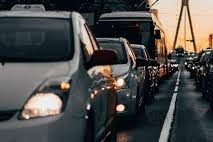
#> input picture image1_60_left.jpg, 213 x 142 px
$ jupyter execute --allow-errors image_stitching.ipynb
#> lines starting #> are read from the running program, lines starting #| are printed output that depends on the picture; pictures that were not available may be replaced by others from this repository, and a replacement may not be noted
[cell 1]
import cv2

image1 = cv2.imread("image1_60_left.jpg")
#> image1 is the input picture: shape (142, 213, 3); mean B, G, R 74.2, 76, 76.9
image2 = cv2.imread("image1_60_right.jpg")
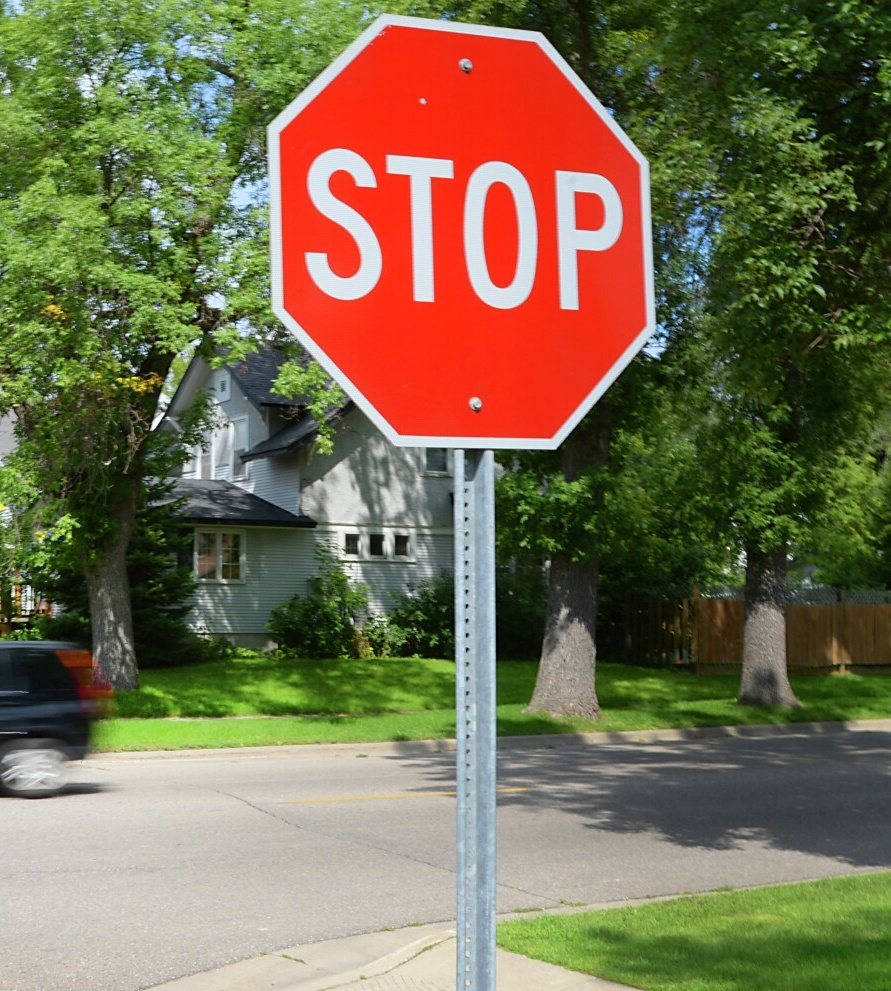
#> input picture image1_60_right.jpg, 891 x 991 px
#> image2 is the input picture: shape (991, 891, 3); mean B, G, R 79.1, 109.4, 119.6


image_stitching = cv2.Stitcher_create()

[cell 2]
import stitching
from stitching import Stitcher

# [4 lines left out: function plot_image, not called in this run]


settings = {"crop": False,"detector": "akaze", "confidence_threshold": 0.2, "warper_type":"plane" }
#> (the rest of this cell did not finish here and is left out)

[cell 3]
from __future__ import print_function

import argparse
from collections import OrderedDict

import cv2 as cv
import numpy as np
import time
import os

EXPOS_COMP_CHOICES = OrderedDict()
EXPOS_COMP_CHOICES['gain_blocks'] = cv.detail.ExposureCompensator_GAIN_BLOCKS
EXPOS_COMP_CHOICES['gain'] = cv.detail.ExposureCompensator_GAIN
EXPOS_COMP_CHOICES['channel'] = cv.detail.ExposureCompensator_CHANNELS
EXPOS_COMP_CHOICES['channel_blocks'] = cv.detail.ExposureCompensator_CHANNELS_BLOCKS
EXPOS_COMP_CHOICES['no'] = cv.detail.ExposureCompensator_NO

BA_COST_CHOICES = OrderedDict()
BA_COST_CHOICES['ray'] = cv.detail_BundleAdjusterRay
BA_COST_CHOICES['reproj'] = cv.detail_BundleAdjusterReproj
BA_COST_CHOICES['affine'] = cv.detail_BundleAdjusterAffinePartial
BA_COST_CHOICES['no'] = cv.detail_NoBundleAdjuster

FEATURES_FIND_CHOICES = OrderedDict()
try:
    cv.xfeatures2d_SURF.create() # check if the function can be called
    FEATURES_FIND_CHOICES['surf'] = cv.xfeatures2d_SURF.create
except (AttributeError, cv.error) as e:
    print("SURF not available")
# if SURF not available, ORB is default
FEATURES_FIND_CHOICES['orb'] = cv.ORB.create
try:
    FEATURES_FIND_CHOICES['sift'] = cv.SIFT_create
except AttributeError:
    print("SIFT not available")
try:
    FEATURES_FIND_CHOICES['brisk'] = cv.BRISK_create
except AttributeError:
    print("BRISK not available")
try:
    FEATURES_FIND_CHOICES['akaze'] = cv.AKAZE_create
except AttributeError:
    print("AKAZE not available")

SEAM_FIND_CHOICES = OrderedDict()
SEAM_FIND_CHOICES['gc_color'] = cv.detail_GraphCutSeamFinder('COST_COLOR')
SEAM_FIND_CHOICES['gc_colorgrad'] = cv.detail_GraphCutSeamFinder('COST_COLOR_GRAD')
SEAM_FIND_CHOICES['dp_color'] = cv.detail_DpSeamFinder('COLOR')
SEAM_FIND_CHOICES['dp_colorgrad'] = cv.detail_DpSeamFinder('COLOR_GRAD')
SEAM_FIND_CHOICES['voronoi'] = cv.detail.SeamFinder_createDefault(cv.detail.SeamFinder_VORONOI_SEAM)
SEAM_FIND_CHOICES['no'] = cv.detail.SeamFinder_createDefault(cv.detail.SeamFinder_NO)

ESTIMATOR_CHOICES = OrderedDict()
ESTIMATOR_CHOICES['homography'] = cv.detail_HomographyBasedEstimator
ESTIMATOR_CHOICES['affine'] = cv.detail_AffineBasedEstimator

WARP_CHOICES = (
    'spherical',
    'plane',
    'affine',
    'cylindrical',
    'fisheye',
    'stereographic',
    'compressedPlaneA2B1',
    'compressedPlaneA1.5B1',
    'compressedPlanePortraitA2B1',
    'compressedPlanePortraitA1.5B1',
    'paniniA2B1',
    'paniniA1.5B1',
    'paniniPortraitA2B1',
    'paniniPortraitA1.5B1',
    'mercator',
    'transverseMercator',
)

WAVE_CORRECT_CHOICES = OrderedDict()
WAVE_CORRECT_CHOICES['horiz'] = cv.detail.WAVE_CORRECT_HORIZ
WAVE_CORRECT_CHOICES['no'] = None
WAVE_CORRECT_CHOICES['vert'] = cv.detail.WAVE_CORRECT_VERT

BLEND_CHOICES = ('multiband', 'feather', 'no',)


# [39 lines left out: functions get_matcher, get_compensator, not called in this run]


def main(index,image1,image2):
    start_count = 0
    time_start=time.time()
    # image1 = cv.imread('image1_60_left.jpg')
    # image2 = cv.imread('image1_60_right.jpg')
    img_names = [image1,image2]
    side_by_side = cv.hconcat([image1,image2])
    # cv.imshow('frame', side_by_side)
    # cv.waitKey(500)
    # cv.destroyAllWindows()

    work_megapix = 2
    seam_megapix = 0.5
    compose_megapix = -1
    conf_thresh = 1.0
    ba_refine_mask = 'xxxxx'
    wave_correct = cv.detail.WAVE_CORRECT_HORIZ
    save_graph = None
    if save_graph is None:
        save_graph = False
    else:
        save_graph = True
    warp_type = 'plane'
    blend_type = 'multiband'
    blend_strength = 5
    result_name = os.path.join(r"C:\Users\User\Documents\machine_learning\yolov7\Video", str(index) + '.jpg')
    timelapse = None
    if timelapse is not None:
        timelapse = True
        if timelapse == "as_is":
            timelapse_type = cv.detail.Timelapser_AS_IS
        elif timelapse == "crop":
            timelapse_type = cv.detail.Timelapser_CROP
        else:
            print("Bad timelapse method")
            exit()
    else:
        timelapse = False
    finder = cv.AKAZE_create()
    seam_work_aspect = 1
    full_img_sizes = []
    features = []
    images = []
    is_work_scale_set = False
    is_seam_scale_set = False
    is_compose_scale_set = False
    # for frame in video_frames:

    for name in img_names:
        full_img = name
        if full_img is None:
            print("Cannot read image ", name)
            exit()
        full_img_sizes.append((full_img.shape[1], full_img.shape[0]))
        if work_megapix < 0:
            img = full_img
            work_scale = 1
            is_work_scale_set = True
        else:
            if is_work_scale_set is False:
                work_scale = min(1.0, np.sqrt(work_megapix * 1e6 / (full_img.shape[0] * full_img.shape[1])))
                is_work_scale_set = True
            img = cv.resize(src=full_img, dsize=None, fx=work_scale, fy=work_scale, interpolation=cv.INTER_LINEAR_EXACT)
        if is_seam_scale_set is False:
            if seam_megapix > 0:
                seam_scale = min(1.0, np.sqrt(seam_megapix * 1e6 / (full_img.shape[0] * full_img.shape[1])))
            else:
                seam_scale = 1.0
            seam_work_aspect = seam_scale / work_scale
            is_seam_scale_set = True
        img_feat = cv.detail.computeImageFeatures2(finder, img)
        features.append(img_feat)
        img = cv.resize(src=full_img, dsize=None, fx=seam_scale, fy=seam_scale, interpolation=cv.INTER_LINEAR_EXACT)
        images.append(img)

    matcher = get_matcher()
    p = matcher.apply2(features)
    matcher.collectGarbage()

    if save_graph:
        with open(save_graph, 'w') as fh:
            fh.write(cv.detail.matchesGraphAsString(img_names, p, conf_thresh))

    indices = cv.detail.leaveBiggestComponent(features, p, conf_thresh)
    img_subset = []
    img_names_subset = []
    full_img_sizes_subset = []
    for i in range(len(indices)):
        img_names_subset.append(img_names[indices[i]])
        img_subset.append(images[indices[i]])
        full_img_sizes_subset.append(full_img_sizes[indices[i]])
    images = img_subset
    img_names = img_names_subset
    full_img_sizes = full_img_sizes_subset
    num_images = len(img_names)
    # if num_images < 2:
    #     print("Need more images")
    #     exit()

    estimator = cv.detail_HomographyBasedEstimator()
    b, cameras = estimator.apply(features, p, None)
    if not b:
        print("Homography estimation failed.")
        exit()
    for cam in cameras:
        cam.R = cam.R.astype(np.float32)

    adjuster = cv.detail_BundleAdjusterRay()
    adjuster.setConfThresh(conf_thresh)
    refine_mask = np.zeros((3, 3), np.uint8)
    if ba_refine_mask[0] == 'x':
        refine_mask[0, 0] = 1
    if ba_refine_mask[1] == 'x':
        refine_mask[0, 1] = 1
    if ba_refine_mask[2] == 'x':
        refine_mask[0, 2] = 1
    if ba_refine_mask[3] == 'x':
        refine_mask[1, 1] = 1
    if ba_refine_mask[4] == 'x':
        refine_mask[1, 2] = 1
    adjuster.setRefinementMask(refine_mask)
    b, cameras = adjuster.apply(features, p, cameras)
    if not b:
        print("Camera parameters adjusting failed.")
        exit()
    focals = []
    for cam in cameras:
        focals.append(cam.focal)
    focals.sort()
    if len(focals) % 2 == 1:
        warped_image_scale = focals[len(focals) // 2]
    else:
        warped_image_scale = (focals[len(focals) // 2] + focals[len(focals) // 2 - 1]) / 2
    if wave_correct is not None:
        rmats = []
        for cam in cameras:
            rmats.append(np.copy(cam.R))
        rmats = cv.detail.waveCorrect(rmats, wave_correct)
        for idx, cam in enumerate(cameras):
            cam.R = rmats[idx]
    corners = []
    masks_warped = []
    images_warped = []
    sizes = []
    masks = []
    for i in range(0, num_images):
        um = cv.UMat(255 * np.ones((images[i].shape[0], images[i].shape[1]), np.uint8))
        masks.append(um)

    warper = cv.PyRotationWarper(warp_type, warped_image_scale * seam_work_aspect)  # warper could be nullptr?
    for idx in range(0, num_images):
        K = cameras[idx].K().astype(np.float32)
        swa = seam_work_aspect
        K[0, 0] *= swa
        K[0, 2] *= swa
        K[1, 1] *= swa
        K[1, 2] *= swa
        corner, image_wp = warper.warp(images[idx], K, cameras[idx].R, cv.INTER_LINEAR, cv.BORDER_REFLECT)
        corners.append(corner)
        sizes.append((image_wp.shape[1], image_wp.shape[0]))
        images_warped.append(image_wp)
        p, mask_wp = warper.warp(masks[idx], K, cameras[idx].R, cv.INTER_NEAREST, cv.BORDER_CONSTANT)
        masks_warped.append(mask_wp.get())

    images_warped_f = []
    for img in images_warped:
        imgf = img.astype(np.float32)
        images_warped_f.append(imgf)

    compensator = get_compensator()
    compensator.feed(corners=corners, images=images_warped, masks=masks_warped)

    seam_finder = cv.detail_GraphCutSeamFinder('COST_COLOR')
    masks_warped = seam_finder.find(images_warped_f, corners, masks_warped)
    compose_scale = 1
    corners = []
    sizes = []
    blender = None
    timelapser = None
    # https://github.com/opencv/opencv/blob/4.x/samples/cpp/stitching_detailed.cpp#L725 ?
    for idx, name in enumerate(img_names):
        full_img = cv.imread(name)
        if not is_compose_scale_set:
            if compose_megapix > 0:
                compose_scale = min(1.0, np.sqrt(compose_megapix * 1e6 / (full_img.shape[0] * full_img.shape[1])))
            is_compose_scale_set = True
            compose_work_aspect = compose_scale / work_scale
            warped_image_scale *= compose_work_aspect
            warper = cv.PyRotationWarper(warp_type, warped_image_scale)
            for i in range(0, len(img_names)):
                cameras[i].focal *= compose_work_aspect
                cameras[i].ppx *= compose_work_aspect
                cameras[i].ppy *= compose_work_aspect
                sz = (int(round(full_img_sizes[i][0] * compose_scale)),
                    int(round(full_img_sizes[i][1] * compose_scale)))
                K = cameras[i].K().astype(np.float32)
                roi = warper.warpRoi(sz, K, cameras[i].R)
                corners.append(roi[0:2])
                sizes.append(roi[2:4])
        if abs(compose_scale - 1) > 1e-1:
            img = cv.resize(src=full_img, dsize=None, fx=compose_scale, fy=compose_scale,
                            interpolation=cv.INTER_LINEAR_EXACT)
        else:
            img = full_img
        _img_size = (img.shape[1], img.shape[0])
        K = cameras[idx].K().astype(np.float32)
        corner, image_warped = warper.warp(img, K, cameras[idx].R, cv.INTER_LINEAR, cv.BORDER_REFLECT)
        mask = 255 * np.ones((img.shape[0], img.shape[1]), np.uint8)
        p, mask_warped = warper.warp(mask, K, cameras[idx].R, cv.INTER_NEAREST, cv.BORDER_CONSTANT)
        compensator.apply(idx, corners[idx], image_warped, mask_warped)
        image_warped_s = image_warped.astype(np.int16)
        dilated_mask = cv.dilate(masks_warped[idx], None)
        seam_mask = cv.resize(dilated_mask, (mask_warped.shape[1], mask_warped.shape[0]), 0, 0, cv.INTER_LINEAR_EXACT)
        mask_warped = cv.bitwise_and(seam_mask, mask_warped)
        if blender is None and not timelapse:
            blender = cv.detail.Blender_createDefault(cv.detail.Blender_NO)
            dst_sz = cv.detail.resultRoi(corners=corners, sizes=sizes)
            blend_width = np.sqrt(dst_sz[2] * dst_sz[3]) * blend_strength / 100
            if blend_width < 1:
                blender = cv.detail.Blender_createDefault(cv.detail.Blender_NO)
            elif blend_type == "multiband":
                blender = cv.detail_MultiBandBlender()
                blender.setNumBands((np.log(blend_width) / np.log(2.) - 1.).astype(np.int32))
            elif blend_type == "feather":
                blender = cv.detail_FeatherBlender()
                blender.setSharpness(1. / blend_width)
            blender.prepare(dst_sz)
        elif timelapser is None and timelapse:
            timelapser = cv.detail.Timelapser_createDefault(timelapse_type)
            timelapser.initialize(corners, sizes)
        if timelapse:
            ma_tones = np.ones((image_warped_s.shape[0], image_warped_s.shape[1]), np.uint8)
            timelapser.process(image_warped_s, ma_tones, corners[idx])
            pos_s = img_names[idx].rfind("/")
            if pos_s == -1:
                fixed_file_name = "fixed_" + img_names[idx]
            else:
                fixed_file_name = img_names[idx][:pos_s + 1] + "fixed_" + img_names[idx][pos_s + 1:]
            cv.imwrite(fixed_file_name, timelapser.getDst())
        else:
            blender.feed(cv.UMat(image_warped_s), mask_warped, corners[idx])
    time_finish=time.time()
    if not timelapse:
        result = None
        result_mask = None
        result, result_mask = blender.blend(result, result_mask)
        cv.imwrite(result_name, result)
        zoom_x = 600.0 / result.shape[1]
        dst = cv.normalize(src=result, dst=None, alpha=255., norm_type=cv.NORM_MINMAX, dtype=cv.CV_8U)
        dst = cv.resize(dst, dsize=None, fx=zoom_x, fy=zoom_x)
        cv.imshow(result_name, dst)
        cv.waitKey()


    print(time_finish-time_start)
    print("Done")


#> (the rest of this cell did not finish here and is left out)

[cell 4]
# [242 lines left out: function main, not called in this run]

[cell 5]
image1=cv.imread('50_intersect_left.jpg')
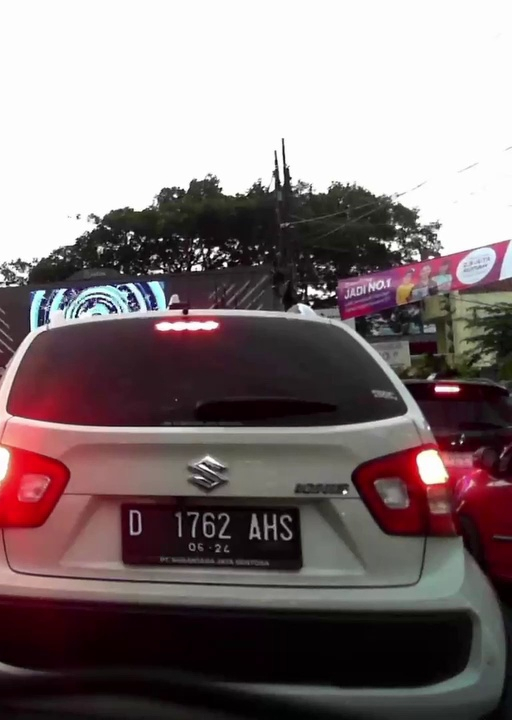
#> input picture 50_intersect_left.jpg, 512 x 720 px
#> image1 is the input picture: shape (720, 512, 3); mean B, G, R 117.4, 116.3, 129.2
image2=cv.imread('50_intersect_right.jpg')
print(image1.shape)
#| (720, 512, 3)
#> (the rest of this cell did not finish here and is left out)

[cell 6]
import cv2 as cv
import os
# [12 lines left out: function open_image, not called in this run]

#> (the rest of this cell did not finish here and is left out)

[cell 7]
import cv2

image1 = cv2.imread("image1_60_left.jpg")
image2 = cv2.imread("image1_60_right.jpg")
print(image1.shape)
#| (142, 213, 3)
print(image2.shape)
#| (991, 891, 3)
#> (the rest of this cell did not finish here and is left out)

[cell 8]
import cv2
import numpy as np


cap1 = cv2.VideoCapture('Video1.mp4')
cap2 = cv2.VideoCapture('Video2.mp4')
while cap1.isOpened() or cap2.isOpened():

    okay1  , frame1 = cap1.read()
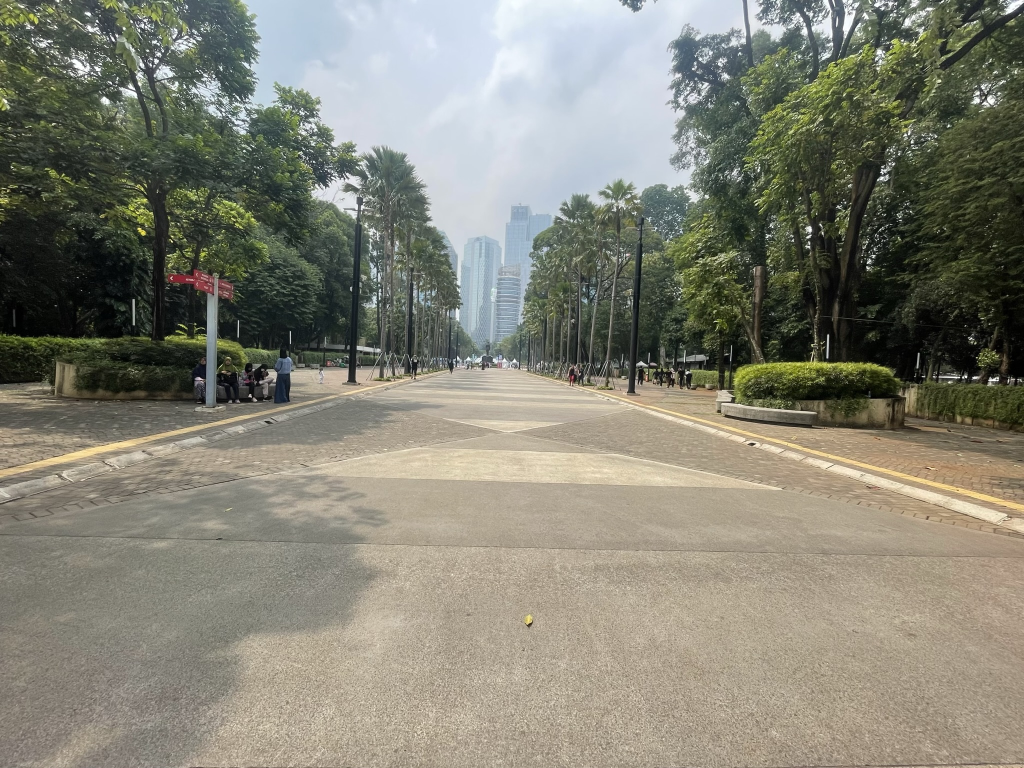
#> input picture IMG_1981.jpeg, 2048 x 1536 px, given in place of Video1.mp4, which was not available (shown at 1/2 size)
#> frame1 is the input picture: shape (1536, 2048, 3); mean B, G, R 117.2, 130.6, 131.7
    okay2 , frame2 = cap2.read()
    print(frame1.shape)
#| (1536, 2048, 3)
    print(frame2.shape)
#| (1536, 2048, 3)

    if okay1 and okay2:
        side_by_side = cv2.hconcat([frame1, frame2])
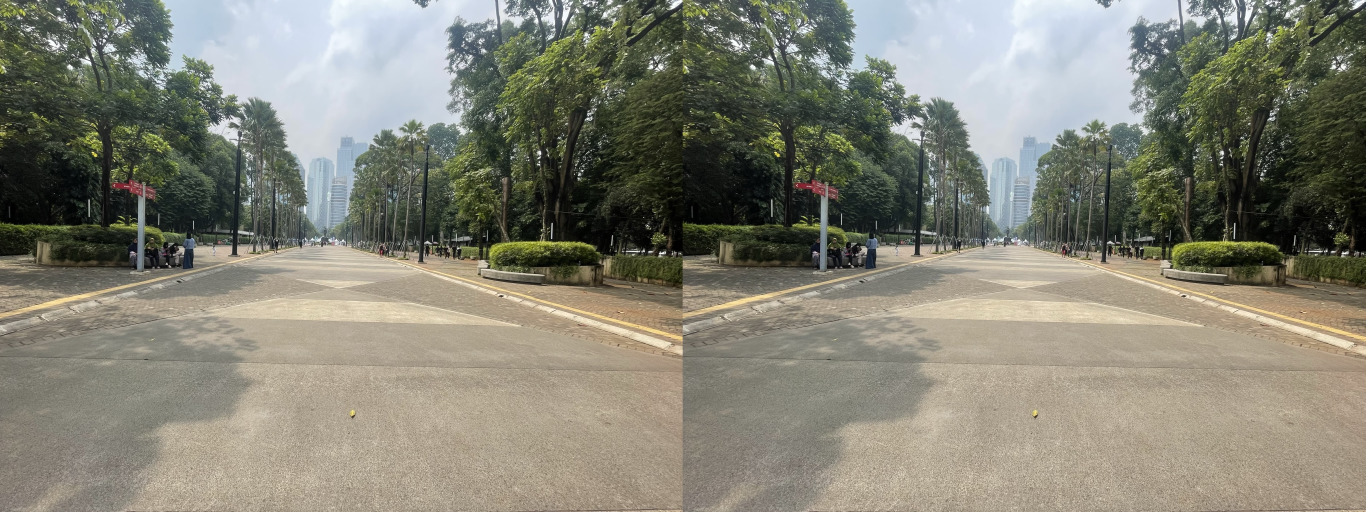
#> side_by_side: shape (1536, 4096, 3) (shown at 1/3 size); mean B, G, R 117.2, 130.6, 131.7
        cv2.namedWindow("Resized_Window", cv2.WINDOW_NORMAL)
        cv2.resizeWindow("Resized_Window", 1920, 1080)
        cv2.imshow("Resized_Window", side_by_side)
        if cv2.waitKey(1) & 0xFF == ord('q'):
#> (key q is pressed here)
            break
    # [14 lines of commented-out code are left out]

    cv2.waitKey(1)

cap1.release()
cap2.release()
cv2.destroyAllWindows()

[cell 9]
import cv2
import matplotlib.pyplot as plt
import time
image1= cv2.imread("images/image1_60_left.jpg", flags=cv2.IMREAD_COLOR)
image2= cv2.imread("images/image1_60_right.jpg",flags=cv2.IMREAD_COLOR)
print(image1.shape)
#| (142, 213, 3)
print(image2.shape)
#| (991, 891, 3)
BRISK = cv2.AKAZE_create()
time_start=time.time()

keypoints1, descriptors1 = BRISK.detectAndCompute(image1, None)
#> keypoints1 = 108 keypoints; strongest (x, y, size): (120, 108, 4.8), (120, 82, 5.7), (64, 85, 5.7), (90, 49, 5.7)
keypoints2, descriptors2 = BRISK.detectAndCompute(image2, None)
#> keypoints2 = 3861 keypoints; strongest (x, y, size): (350, 542, 11.4), (472, 455, 11.4), (351, 539, 8.1), (164, 399, 8.1)
img_features1 = cv2.detail.computeImageFeatures2(BRISK, image1)
img_features2 = cv2.detail.computeImageFeatures2(BRISK, image2)

# create BFMatcher object
BFMatcher = cv2.BFMatcher(normType = cv2.NORM_HAMMING,
                         crossCheck = True)
# [5 lines of commented-out code are left out]

print(BFMatcher)
# [11 lines of commented-out code are left out]
time_end=time.time()
matches = BFMatcher.match(descriptors1, descriptors2)
#> matches = 91 matches
# Sort them in the order of their distance
matches = sorted(matches, key = lambda x: x.distance)

# Draw first 15 matches
output = cv2.drawMatches(img1 = image1,
                        keypoints1 = keypoints1,
                        img2 = image2,
                        keypoints2 = keypoints2,
                        matches1to2 = matches[:100],
                        outImg = None,
                        flags = cv2.DrawMatchesFlags_NOT_DRAW_SINGLE_POINTS)
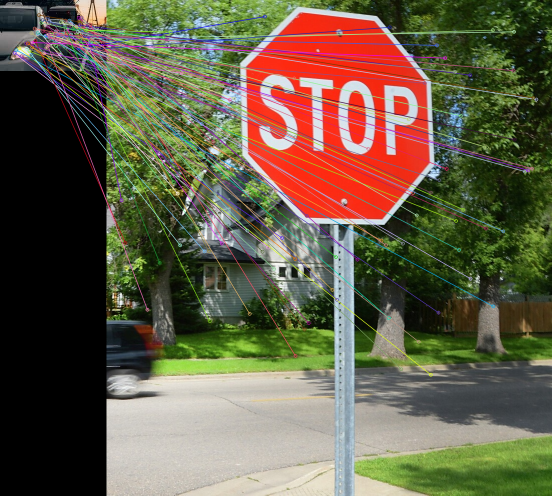
#> output: shape (991, 1104, 3) (shown at 1/2 size); mean B, G, R 70.7, 92.6, 100.7


plt.imshow(output)
plt.savefig("AKAZE.jpg")
plt.show()
print(time_end-time_start)

[cell 10]
import cv2
#> (the rest of this cell did not finish here and is left out)

[cell 11]
import cv2 as cv
import numpy as np


# [79 lines left out: functions FindHomography, GetNewFrameSizeAndMatrix, not called in this run]


ratio_thresh = 0.9

image1 = cv.imread('frame1_kiri.jpg')

image2 = cv.imread('frame2_kanan.jpg')


# -----------------------------------------KAZE--------------------------------#

AKAZE = cv.AKAZE_create()  # KAZE, AKAZE, ORB, BRISK, xfeatures2d.SURF

#> (the rest of this cell did not finish here and is left out)

[cell 12]
# import cv2 as cv

# # Load input images
# img1 = cv.imread('frame1_kiri.jpg')

# img2 = cv.imread('frame2_kanan.jpg')
import cv2 as cv
import numpy as np

# Load input images
img1 = cv.imread('frame1_kiri.jpg')
img2 = cv.imread('frame2_kanan.jpg')

# Extract feature descriptors
orb = cv.ORB_create()
kp1, des1 = orb.detectAndCompute(img1, None)
#> kp1 = (); des1 = None
kp2, des2 = orb.detectAndCompute(img2, None)
#> kp2 = (); des2 = None

# Make sure that des1 and des2 are NumPy arrays
if not isinstance(des1, np.ndarray):
    des1 = np.array(des1)
if not isinstance(des2, np.ndarray):
    des2 = np.array(des2)

# Create a list of feature descriptors
features = [des1, des2]

# Match features between input images
matcher = cv.BFMatcher(cv.NORM_HAMMING)
#> (the rest of this cell did not finish here and is left out)

[cell 13]
import cv2 as cv
import numpy as np
from sklearn import svm

# Load input images
img1 = cv.imread('frame1_kiri.jpg')
img2 = cv.imread('frame2_kanan.jpg')

# Extract feature descriptors
orb = cv.ORB_create()
kp1, des1 = orb.detectAndCompute(img1, None)
kp2, des2 = orb.detectAndCompute(img2, None)

# Create a list of feature descriptors
features = [des1, des2]
conf_thresh = 0.6  # Adjust the confidence threshold

# Match features between input images
matcher = cv.BFMatcher(cv.NORM_HAMMING)
matches12 = matcher.match(des1, des2)
#> matches12 = ()

# Compute labels for pairwise matches using an SVM
X = np.array([m.distance for m in matches12]).reshape(-1, 1)
#> X = empty array
y = np.array([1 if m.distance < conf_thresh else -1 for m in matches12])
#> y = empty array
svm_model = svm.SVC(kernel='linear', C=1.0)
#> (the rest of this cell did not finish here and is left out)
